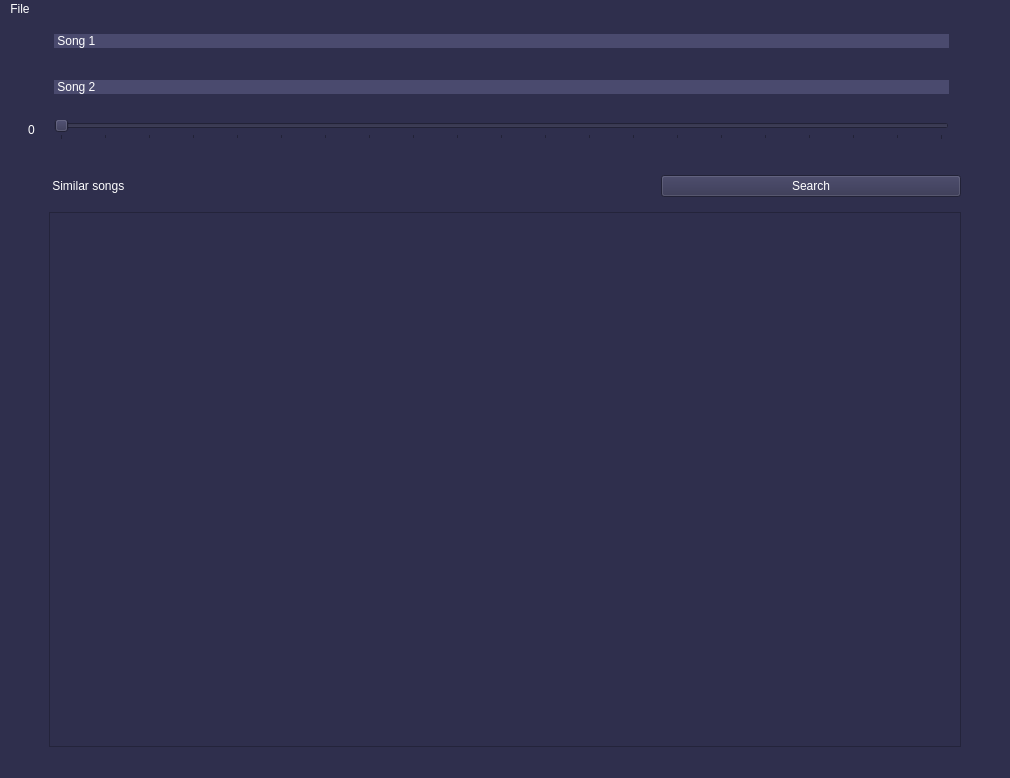
<?xml version="1.0" encoding="UTF-8"?>
<ui version="4.0">
 <class>mainWindow</class>
 <widget class="QMainWindow" name="mainWindow">
  <property name="geometry">
   <rect>
    <x>0</x>
    <y>0</y>
    <width>1010</width>
    <height>778</height>
   </rect>
  </property>
  <property name="windowTitle">
   <string>Songs Recognizer</string>
  </property>
  <property name="styleSheet">
   <string notr="true">color: rgb(255, 255, 255);
background-color: rgb(47, 47, 77);</string>
  </property>
  <widget class="QWidget" name="centralwidget">
   <layout class="QVBoxLayout" name="verticalLayout_2">
    <item>
     <layout class="QGridLayout" name="gridLayout">
      <item row="5" column="3">
       <widget class="QSlider" name="mixingSlider">
        <property name="maximum">
         <number>100</number>
        </property>
        <property name="singleStep">
         <number>5</number>
        </property>
        <property name="pageStep">
         <number>5</number>
        </property>
        <property name="value">
         <number>0</number>
        </property>
        <property name="orientation">
         <enum>Qt::Horizontal</enum>
        </property>
        <property name="tickPosition">
         <enum>QSlider::TicksBelow</enum>
        </property>
       </widget>
      </item>
      <item row="1" column="2" rowspan="3">
       <spacer name="verticalSpacer_3">
        <property name="orientation">
         <enum>Qt::Vertical</enum>
        </property>
        <property name="sizeHint" stdset="0">
         <size>
          <width>20</width>
          <height>40</height>
         </size>
        </property>
       </spacer>
      </item>
      <item row="0" column="5" rowspan="4">
       <spacer name="verticalSpacer_4">
        <property name="orientation">
         <enum>Qt::Vertical</enum>
        </property>
        <property name="sizeHint" stdset="0">
         <size>
          <width>20</width>
          <height>40</height>
         </size>
        </property>
       </spacer>
      </item>
      <item row="4" column="0" colspan="6">
       <spacer name="horizontalSpacer_4">
        <property name="orientation">
         <enum>Qt::Horizontal</enum>
        </property>
        <property name="sizeHint" stdset="0">
         <size>
          <width>40</width>
          <height>20</height>
         </size>
        </property>
       </spacer>
      </item>
      <item row="0" column="4" rowspan="4">
       <spacer name="verticalSpacer_5">
        <property name="orientation">
         <enum>Qt::Vertical</enum>
        </property>
        <property name="sizeHint" stdset="0">
         <size>
          <width>20</width>
          <height>40</height>
         </size>
        </property>
       </spacer>
      </item>
      <item row="1" column="3">
       <widget class="QLabel" name="song1">
        <property name="styleSheet">
         <string notr="true">background-color: rgb(74, 74, 110);
color: rgb(255, 255, 255);
font: 10pt &quot;MS Shell Dlg 2&quot;;</string>
        </property>
        <property name="text">
         <string> Song 1</string>
        </property>
       </widget>
      </item>
      <item row="5" column="1">
       <widget class="QLabel" name="label_5">
        <property name="text">
         <string/>
        </property>
        <property name="scaledContents">
         <bool>true</bool>
        </property>
       </widget>
      </item>
      <item row="2" column="3">
       <spacer name="horizontalSpacer">
        <property name="orientation">
         <enum>Qt::Horizontal</enum>
        </property>
        <property name="sizeHint" stdset="0">
         <size>
          <width>40</width>
          <height>20</height>
         </size>
        </property>
       </spacer>
      </item>
      <item row="3" column="3">
       <widget class="QLabel" name="song2">
        <property name="styleSheet">
         <string notr="true">background-color: rgb(74, 74, 110);
color: rgb(255, 255, 255);
font: 10pt &quot;MS Shell Dlg 2&quot;;</string>
        </property>
        <property name="text">
         <string> Song 2</string>
        </property>
       </widget>
      </item>
      <item row="5" column="2">
       <widget class="QLabel" name="label_4">
        <property name="styleSheet">
         <string notr="true">color: rgb(255, 255, 255);
font: 9pt &quot;MS Shell Dlg 2&quot;;</string>
        </property>
        <property name="text">
         <string>0</string>
        </property>
       </widget>
      </item>
     </layout>
    </item>
    <item>
     <spacer name="horizontalSpacer_3">
      <property name="orientation">
       <enum>Qt::Horizontal</enum>
      </property>
      <property name="sizeHint" stdset="0">
       <size>
        <width>985</width>
        <height>20</height>
       </size>
      </property>
     </spacer>
    </item>
    <item>
     <layout class="QGridLayout" name="gridLayout_2">
      <item row="0" column="1">
       <widget class="QLabel" name="label_3">
        <property name="styleSheet">
         <string notr="true">color: rgb(255, 255, 255);
font: 75 11pt &quot;MS Shell Dlg 2&quot;;</string>
        </property>
        <property name="text">
         <string> Similar songs</string>
        </property>
       </widget>
      </item>
      <item row="1" column="0">
       <spacer name="horizontalSpacer_6">
        <property name="orientation">
         <enum>Qt::Horizontal</enum>
        </property>
        <property name="sizeType">
         <enum>QSizePolicy::Maximum</enum>
        </property>
        <property name="sizeHint" stdset="0">
         <size>
          <width>40</width>
          <height>20</height>
         </size>
        </property>
       </spacer>
      </item>
      <item row="0" column="2">
       <spacer name="verticalSpacer">
        <property name="orientation">
         <enum>Qt::Vertical</enum>
        </property>
        <property name="sizeType">
         <enum>QSizePolicy::Maximum</enum>
        </property>
        <property name="sizeHint" stdset="0">
         <size>
          <width>20</width>
          <height>40</height>
         </size>
        </property>
       </spacer>
      </item>
      <item row="1" column="4">
       <spacer name="horizontalSpacer_5">
        <property name="orientation">
         <enum>Qt::Horizontal</enum>
        </property>
        <property name="sizeType">
         <enum>QSizePolicy::Maximum</enum>
        </property>
        <property name="sizeHint" stdset="0">
         <size>
          <width>40</width>
          <height>20</height>
         </size>
        </property>
       </spacer>
      </item>
      <item row="0" column="3">
       <widget class="QPushButton" name="searchButton">
        <property name="text">
         <string>Search</string>
        </property>
       </widget>
      </item>
      <item row="1" column="1" colspan="3">
       <widget class="QTableWidget" name="resultsTable">
        <property name="enabled">
         <bool>true</bool>
        </property>
        <property name="styleSheet">
         <string notr="true">background-color: rgb(47, 47, 77);</string>
        </property>
        <property name="sizeAdjustPolicy">
         <enum>QAbstractScrollArea::AdjustToContents</enum>
        </property>
        <property name="editTriggers">
         <set>QAbstractItemView::NoEditTriggers</set>
        </property>
        <property name="alternatingRowColors">
         <bool>false</bool>
        </property>
       </widget>
      </item>
     </layout>
    </item>
   </layout>
  </widget>
  <widget class="QMenuBar" name="menubar">
   <property name="geometry">
    <rect>
     <x>0</x>
     <y>0</y>
     <width>1010</width>
     <height>26</height>
    </rect>
   </property>
   <widget class="QMenu" name="menufile">
    <property name="title">
     <string>File</string>
    </property>
    <addaction name="New_window"/>
    <addaction name="Browse_songs"/>
    <addaction name="actionClear"/>
   </widget>
   <addaction name="menufile"/>
  </widget>
  <widget class="QStatusBar" name="statusbar"/>
  <action name="Browse_songs">
   <property name="text">
    <string>Browse songs</string>
   </property>
   <property name="shortcut">
    <string>Ctrl+B</string>
   </property>
  </action>
  <action name="actionClear">
   <property name="text">
    <string>Clear</string>
   </property>
   <property name="shortcut">
    <string>Ctrl+C</string>
   </property>
  </action>
  <action name="actionNew_tab">
   <property name="text">
    <string>New tab</string>
   </property>
  </action>
  <action name="New_window">
   <property name="text">
    <string>New window</string>
   </property>
   <property name="shortcut">
    <string>Ctrl+N</string>
   </property>
  </action>
 </widget>
 <resources/>
 <connections>
  <connection>
   <sender>mixingSlider</sender>
   <signal>valueChanged(int)</signal>
   <receiver>label_4</receiver>
   <slot>setNum(int)</slot>
   <hints>
    <hint type="sourcelabel">
     <x>378</x>
     <y>198</y>
    </hint>
    <hint type="destinationlabel">
     <x>35</x>
     <y>194</y>
    </hint>
   </hints>
  </connection>
 </connections>
</ui>
